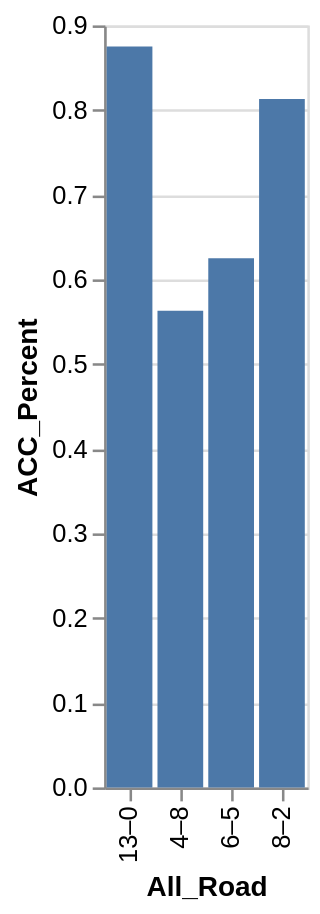

Vega-Lite specification for this chart:
### Vega-Lite specification from a JSON file in a GitHub repository (floating-point values rounded to 4 significant figures)
{"data": {"values": [{"x_data": "13–0", "y_data": 0.875}, {"x_data": "4–8", "y_data": 0.563}, {"x_data": "6–5", "y_data": 0.625}, {"x_data": "8–2", "y_data": 0.813}]}, "mark": "bar", "encoding": {"x": {"field": "x_data", "type": "nominal", "title": "All_Road", "sort": "ascending"}, "y": {"field": "y_data", "type": "quantitative", "title": "ACC_Percent"}}}
